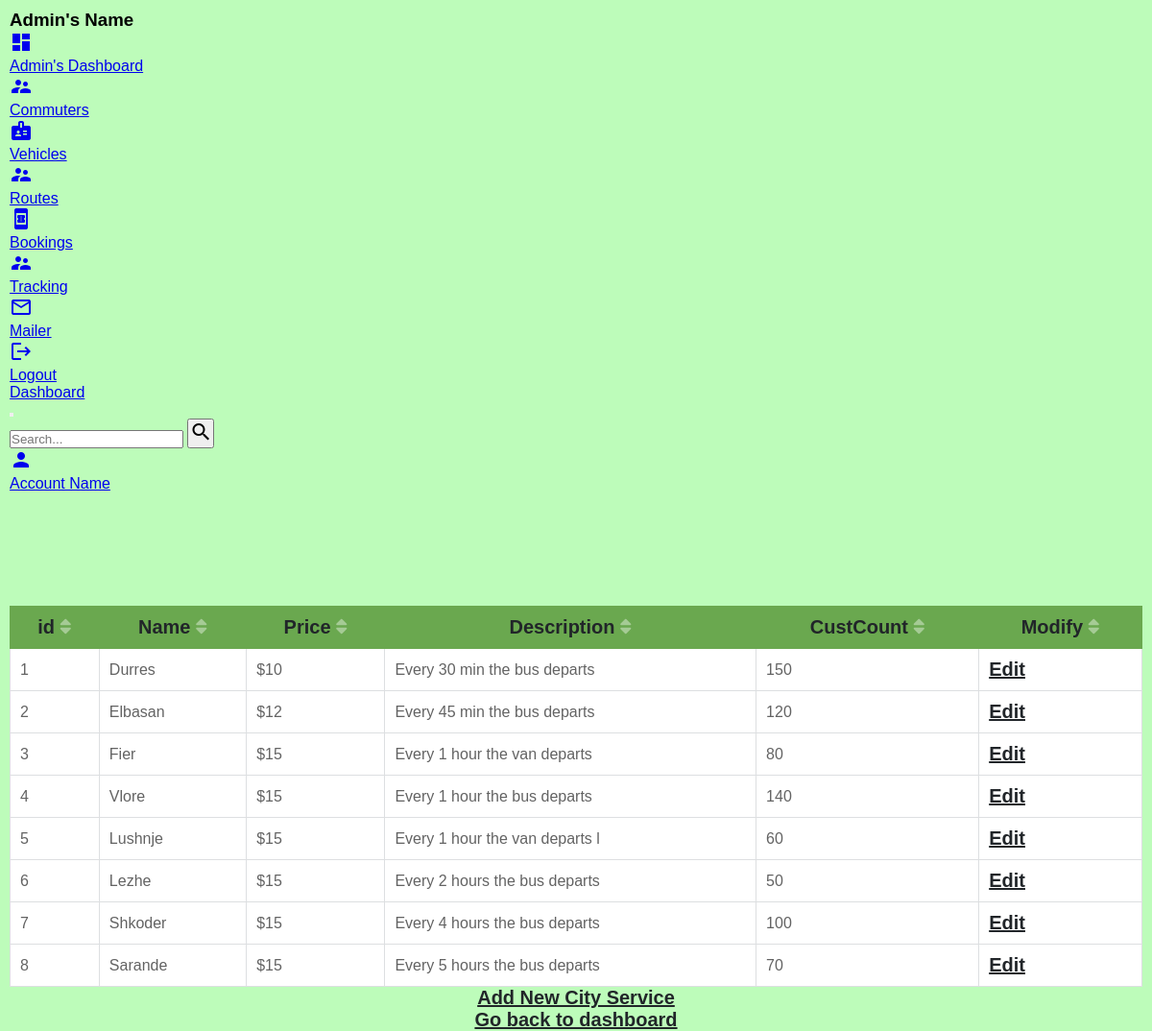
The app's page /showservices.php with its own data.
### tables this page shows
CREATE TABLE `cities` (
  `id` int(10) NOT NULL,
  `Name` varchar(35) NOT NULL,
  `Price` varchar(35) NOT NULL,
  `Description` varchar(35) NOT NULL,
  `CustCount` varchar(35) NOT NULL
);

### showservices.php (the view, shortened to what this page needs)
<?php
$mysqli = mysqli_connect('localhost', 'ddurro18', 'deaduro3', 'web16_ddurro18');
$columns = array('id','Name','Price','Description','CustCount','Modify');
$column = isset($_GET['column']) && in_array($_GET['column'], $columns) ? $_GET['column'] : $columns[0];
$sort_order = isset($_GET['order']) && strtolower($_GET['order']) == 'desc' ? 'DESC' : 'ASC';
if ($result = $mysqli->query('SELECT * FROM cities ORDER BY ' .  $column . ' ' . $sort_order)) {
	$up_or_down = str_replace(array('ASC','DESC'), array('up','down'), $sort_order);
	$asc_or_desc = $sort_order == 'ASC' ? 'desc' : 'asc';
	$add_class = ' class="highlight"';
	?>
	<!DOCTYPE html>
	<html>
		<head>
			<link rel="stylesheet" href="https://use.fontawesome.com/releases/v5.3.1/css/all.css">
			<link rel="stylesheet" type="text/css" href="css/adminstyle.css"/>
			<link rel='stylesheet' href='https://cdn.rawgit.com/creativetimofficial/material-dashboard/31144b3f/assets/css/material-dashboard.css'>
			<link rel='stylesheet' href='https://maxcdn.bootstrapcdn.com/font-awesome/latest/css/font-awesome.min.css'>
		</head>
		<body>
		<div class="wrapper ">
    <div class="sidebar" data-color="green" data-background-color="white">
      <div class="logo">
        <h3 class="simple-text logo-normal">
         Admin's Name
        </h3>
      </div>
      <div class="sidebar-wrapper">
        <ul class="nav">
          <li class="nav-item active">
            <a class="nav-link" href="admin.php">
              <i class="material-icons">dashboard</i>
              <p>Admin's Dashboard</p>
            </a>
            <li class="nav-item">
            <a class="nav-link" href="client.php">
            <i class="material-icons">supervisor_account</i>
              <p>Commuters</p>
            </a>
            <li class="nav-item">
            <a class="nav-link" href="vehicle.php">
            <i class="material-icons">badge</i>
              <p>Vehicles</p>
            </a>
            </li>
            <li class="nav-item">
            <a class="nav-link" href="routes.php">
            <i class="material-icons">supervisor_account</i>
              <p>Routes</p>
            </a>
            </li>
            <li class="nav-item">
            <a class="nav-link" href="showadminapp.php">
            <i class="material-icons">book_online</i>
              <p>Bookings</p>
            </a>
            </li>
            <li class="nav-item">
            <a class="nav-link" href="tracking.php">
            <i class="material-icons">supervisor_account</i>
              <p>Tracking</p>
            </a>
            </li>
			     <li class="nav-item">
            <a class="nav-link" href="mailer.php">
            <i class="material-icons">mail_outline</i>
              <p>Mailer</p>
            </a>
            </li>
            <li class="nav-item">
            <a class="nav-link" href="logout.php">
            <i class="material-icons">logout</i>
              <p>Logout</p>
            </a>
            </li>
        </ul>
      </div>
    </div>
    <div class="main-panel">
      <nav class="navbar navbar-expand-lg navbar-transparent navbar-absolute fixed-top ">
        <div class="container-fluid">
          <div class="navbar-wrapper">
            <a class="navbar-brand" href="admin.php">Dashboard</a>
          </div>
          <button class="navbar-toggler" type="button" data-toggle="collapse" aria-controls="navigation-index" aria-expanded="false" aria-label="Toggle navigation">
          </button>
          <div class="collapse navbar-collapse justify-content-end">
            <form class="navbar-form">
              <div class="input-group no-border">
                <input type="text" value="" class="form-control" placeholder="Search...">
                <button type="submit" class="btn btn-white btn-round btn-just-icon">
                  <i class="material-icons">search</i>
                </button>
              </div>
            </form>
            <ul class="navbar-nav">
              <li class="nav-item">
                <a class="nav-link" href="admin.php">
                  <i class="material-icons">person</i>
                  <p class="d-lg-none d-md-block">
                    Account Name
                  </p>
                </a>
              </li>
            </ul>
          </div>
        </div>
      </nav>
      <div id="wrap">
			<table>
				<tr>
					<th><a href="client.php?column=name&order=<?php echo $asc_or_desc; ?>">id<i class="fas fa-sort<?php echo $column == 'name' ? '-' . $up_or_down : ''; ?>"></i></a></th>
					<th><a href="client.php?column=age&order=<?php echo $asc_or_desc; ?>">Name<i class="fas fa-sort<?php echo $column == 'age' ? '-' . $up_or_down : ''; ?>"></i></a></th>
					<th><a href="client.php?column=joined&order=<?php echo $asc_or_desc; ?>">Price<i class="fas fa-sort<?php echo $column == 'joined' ? '-' . $up_or_down : ''; ?>"></i></a></th>
					<th><a href="client.php?column=joined&order=<?php echo $asc_or_desc; ?>">Description<i class="fas fa-sort<?php echo $column == 'joined' ? '-' . $up_or_down : ''; ?>"></i></a></th>
					<th><a href="client.php?column=joined&order=<?php echo $asc_or_desc; ?>">CustCount<i class="fas fa-sort<?php echo $column == 'joined' ? '-' . $up_or_down : ''; ?>"></i></a></th>
					<th><a href="client.php?column=joined&order=<?php echo $asc_or_desc; ?>">Modify<i class="fas fa-sort<?php echo $column == 'joined' ? '-' . $up_or_down : ''; ?>"></i></a></th>
				</tr>
				<?php while ($row = $result->fetch_assoc()): ?>
				<tr>
					<td<?php echo $column == 'name' ? $add_class : ''; ?>><?php echo $row['id']; ?></td>
					<td<?php echo $column == 'age' ? $add_class : ''; ?>><?php echo $row['Name']; ?></td>
					<td<?php echo $column == 'joined' ? $add_class : ''; ?>><?php echo $row['Price']; ?></td>
					<td<?php echo $column == 'joined' ? $add_class : ''; ?>><?php echo $row['Description']; ?></td>
					<td<?php echo $column == 'joined' ? $add_class : ''; ?>><?php echo $row['CustCount']; ?></td>
					<td<?php echo $column == 'joined' ? $add_class : ''; ?>><?php echo "<a href='editservice.php?id={$row['id']}'>Edit</a>" ?></td>
				</tr>
				<?php endwhile; ?>
			</table>
			<center><a href="newservice.php">Add New City Service</a><p> </p><a href="admin.php">Go back to dashboard</a></center>
        </div>
		</body>
	</html>
	<?php
}
?>

### css/adminstyle.css (style rules this page uses)
* { margin: 0px; padding: 0px; }
body { width: 100%; height: 100vh; background-color: #bdfcba; }
#wrap { margin-top: 10%; }
#wrap a { font-size: 20px; font-weight: bold; color: #212529; }

### showservices.php (style rules this page uses)
html { font-family: Tahoma, Geneva, sans-serif; padding: 10px; }
table { border-collapse: collapse; width: 100%; }
th { background-color: #6aa84f; border: 1px solid #6aa84f; }
th a { display: block; text-decoration:none; padding: 10px; color: #ffffff; font-weight: bold; font-size: 13px; }
th a i { margin-left: 5px; color: rgba(255,255,255,0.4); }
td { padding: 10px; color: #636363; border: 1px solid #dddfe1; }
tr { background-color: #ffffff; }

### records on screen
cities: id "1", Name "Durres", Price "$10", Description "Every 30 min the bus departs", CustCount "150"
cities: id "2", Name "Elbasan", Price "$12", Description "Every 45 min the bus departs", CustCount "120"
cities: id "3", Name "Fier", Price "$15", Description "Every 1 hour the van departs", CustCount "80"
cities: id "4", Name "Vlore", Price "$15", Description "Every 1 hour the bus departs", CustCount "140"
cities: id "5", Name "Lushnje", Price "$15", Description "Every 1 hour the van departs l", CustCount "60"
cities: id "6", Name "Lezhe", Price "$15", Description "Every 2 hours the bus departs", CustCount "50"
cities: id "7", Name "Shkoder", Price "$15", Description "Every 4 hours the bus departs", CustCount "100"
cities: id "8", Name "Sarande", Price "$15", Description "Every 5 hours the bus departs", CustCount "70"
